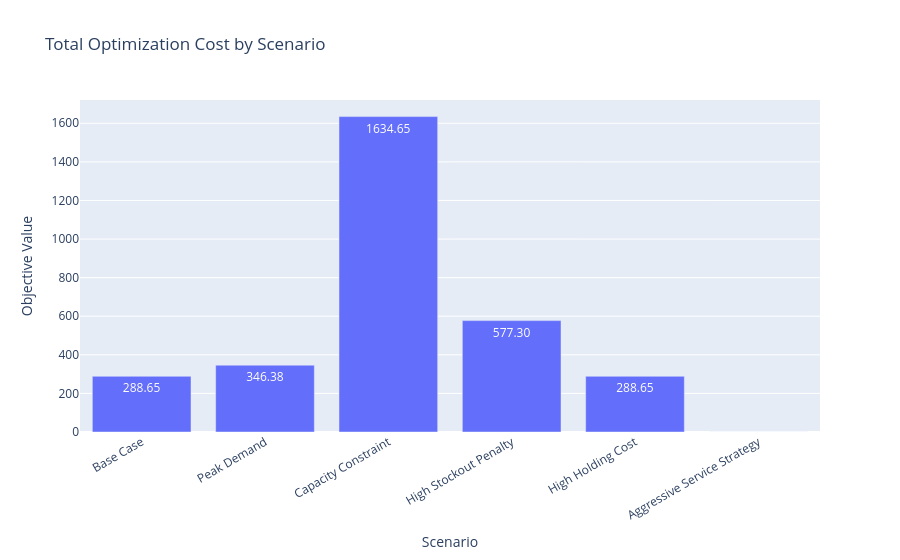

Source (notebook cell):
### Code cell
# Visualize total optimization cost by scenario
fig = px.bar(
    scenario_summary,
    x="scenario",
    y="objective_value",
    title="Total Optimization Cost by Scenario",
    text_auto=".2f",
)

fig.update_layout(
    xaxis_title="Scenario",
    yaxis_title="Objective Value",
    xaxis_tickangle=-30,
)

fig.show()

### Figure 1 — Plotly figure (JSON) as saved in the notebook; plotly's stock layout.template omitted (floating-point values rounded to 4 significant figures)
{"data": [{"hovertemplate": "scenario=%{x}<br>objective_value=%{y}<extra></extra>", "legendgroup": "", "marker": {"color": "#636efa", "pattern": {"shape": ""}}, "name": "", "orientation": "v", "showlegend": false, "textposition": "auto", "texttemplate": "%{y:.2f}", "type": "bar", "x": ["Base Case", "Peak Demand", "Capacity Constraint", "High Stockout Penalty", "High Holding Cost", "Aggressive Service Strategy"], "xaxis": "x", "y": [288.7, 346.4, 1635.0, 577.3, 288.7, 0.0], "yaxis": "y"}], "layout": {"barmode": "relative", "legend": {"tracegroupgap": 0}, "title": {"text": "Total Optimization Cost by Scenario"}, "xaxis": {"anchor": "y", "domain": [0, 1], "tickangle": -30, "title": {"text": "Scenario"}}, "yaxis": {"anchor": "x", "domain": [0, 1], "title": {"text": "Objective Value"}}}}
